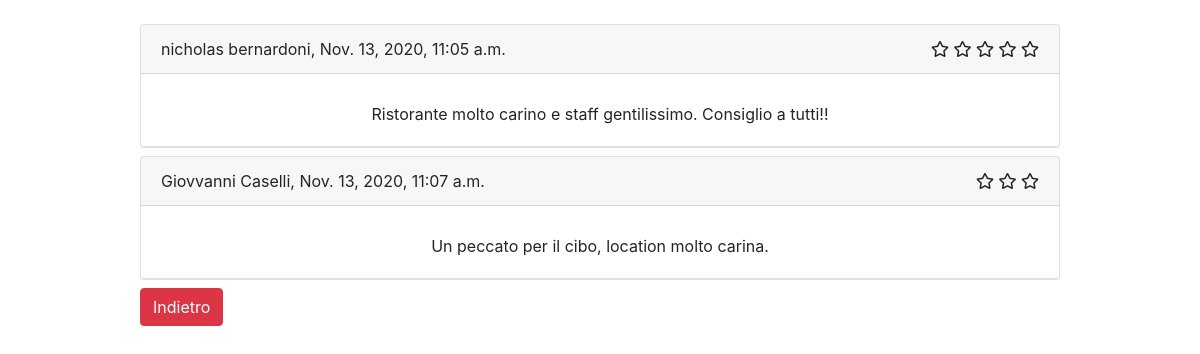
/users/reviews/, run on an earlier commit of the app's database.
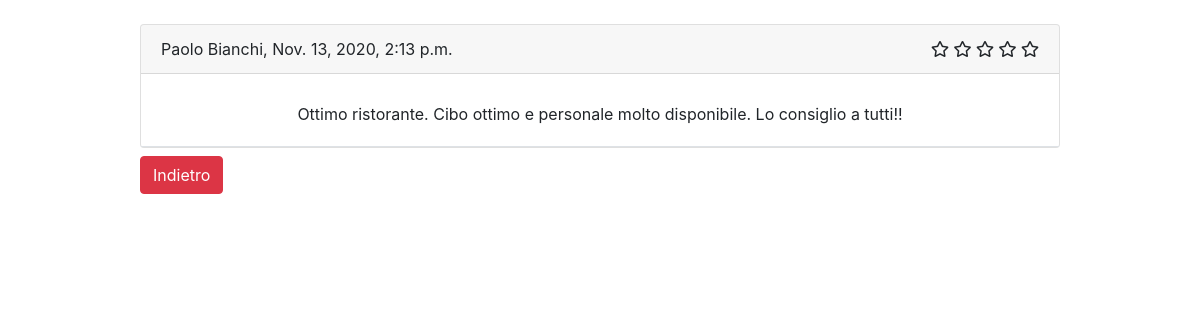
And on a later commit of the database.
### users/models.py (models this page shows, shortened)
class Review(models.Model):
    CHOICES = (
        (1, 'Una stella'),
        (2, 'Due stelle'),
        (3, 'Tre stelle'),
        (4, 'Quattro stelle'),
        (5, 'Cinque stelle'),
    )
    user = models.OneToOneField(User, on_delete=models.CASCADE, unique=True, related_name='review')
    rating = models.IntegerField(choices=CHOICES, default=3)
    comment = models.CharField(max_length=100, blank=True, null=True)
    date = models.DateTimeField(auto_now=True)

class User(AbstractBaseUser, PermissionsMixin):
    email = models.EmailField(max_length=60, unique=True, verbose_name='Email')
    first_name = models.CharField(max_length=60, verbose_name='Nome')
    last_name = models.CharField(max_length=60, verbose_name='Cognome')
    region = models.CharField(max_length=35, verbose_name='Regione', blank=True, null=True)
    province = models.CharField(max_length=30, verbose_name='Provincia', blank=True, null=True)
    cap = models.CharField(max_length=5, verbose_name='CAP', blank=True, null=True)
    city = models.CharField(max_length=50, verbose_name='Città', blank=True, null=True)
    via = models.CharField(max_length=50, verbose_name='Via', blank=True, null=True)
    house_number = models.CharField(max_length=10, verbose_name='Numero civico', blank=True, null=True)
    piano = models.CharField(max_length=30, blank=True, verbose_name='Piano', null=True)
    note = models.TextField(blank=True, verbose_name='Note', null=True)
    tel_regex = RegexValidator(regex=r'^\+?1?\d{10,10}$', message=('Numero di telefono errato!'))
    tel = models.CharField(validators=[tel_regex], max_length=10, verbose_name='Telefono', blank=True, null=True)
    is_admin = models.BooleanField(default=False)
    is_active = models.BooleanField(default=True)
    is_staff = models.BooleanField(default=False)
    is_restaurateur = models.BooleanField(default=False)
    USERNAME_FIELD = 'email'
    REQUIRED_FIELDS = ['first_name', 'last_name']
    objects = CustomUser()
    class Meta:
        verbose_name = _('Restaurant user')
        verbose_name_plural = _('Restaurant users')

### users/views.py (the view)
# urls.py: path('reviews/', review_list, name='review-list'),
def review_list(request):
    return render(request, 'users/user_review.html', {'reviews': Review.objects.all().order_by('date')})

### users/templates/users/user_review.html (shortened to what this page needs)
{% extends 'base.html' %}
{% load crispy_forms_tags %}
{% block content %}
    <div class="row">
        <div class="col"></div>
        <div class="col-10">
                <div id="contenuto">
                    {% for review in reviews %}
                        <div class="card mt-2">
                        <div class="card-header">
                            <div class="d-flex justify-content-between">
                            <div>
                                        {{ review.user.first_name }} {{ review.user.last_name }}, {{ review.date }}
                            </div>
                                <div>
                                        {% for i in '12345'|make_list %}
                                            {% if forloop.counter <=  review.rating %}
                                                <i class="far fa-star"></i>
                                            {% endif %}
                                        {% endfor %}
                                    </div>
                            </div>
                        </div>
                            <div class="card-body mt-2">
                                <div class="d-flex justify-content-center">
                                    {{ review.comment }}
                                </div>
                            </div>
                        <footer class="border-top">
                        </footer>
                        </div>
                    {% endfor %}
                </div>
            <button type="button" class="btn btn-danger mt-2" onclick="location.href='../../'"
                id="cancel-button">Indietro</button>
        </div>
         <div class="col"></div>
    </div>
{% endblock %}

### templates/base.html (shortened to what this page needs)
<!doctype html>
<html lang="en">
<head>
    <link rel="stylesheet" href="https://use.fontawesome.com/releases/v5.5.0/css/all.css"
>
    <link rel="stylesheet"
          href="https://stackpath.bootstrapcdn.com/bootstrap/4.4.1/css/bootstrap.min.css"
>
</head>
<body>
<div id="site-main-page" class="container mt-n1 mt-md-3">
    {% block content %}
    {% endblock %}
</div>
</body>
</html>

What changed in the data, as far as the page shows it:
removed Review: user.first_name "nicholas", user.last_name "bernardoni", date "Nov. 13, 2020, 11:05 a.m.", rating 5 (drawn), comment "Ristorante molto carino e staff gentilissimo. Consiglio a tutti!!"
removed Review: user.first_name "Giovvanni", user.last_name "Caselli", date "Nov. 13, 2020, 11:07 a.m.", rating 3 (drawn), comment "Un peccato per il cibo, location molto carina."
added Review: user.first_name "Paolo", user.last_name "Bianchi", date "Nov. 13, 2020, 2:13 p.m.", rating 5 (drawn), comment "Ottimo ristorante. Cibo ottimo e personale molto disponibile. Lo consiglio a tutti!!"
